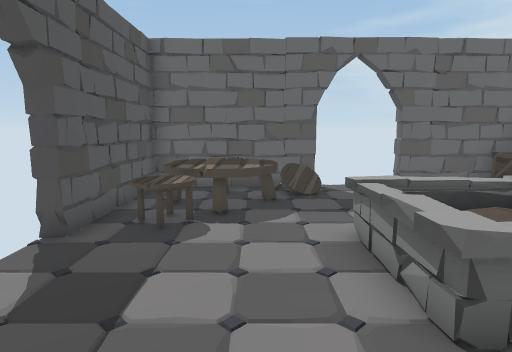
View 1 (above)

12 first-person views from a walk through a scene from a Unity 3-D project. The camera is 1.2 m above the floor, tilts 8° down and sees 75° across. The floor is counted in squares, 0.6 m on a side. Each view is taken from the middle of a square. On the plan, view 1 faces up. The plan holds only what a view shows up to about 18 squares ahead; the rest is blank. The player is left out.

View 2
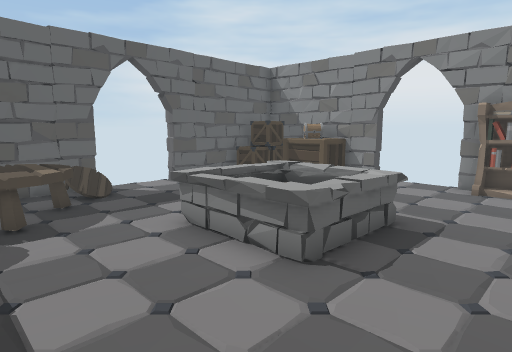

View 3
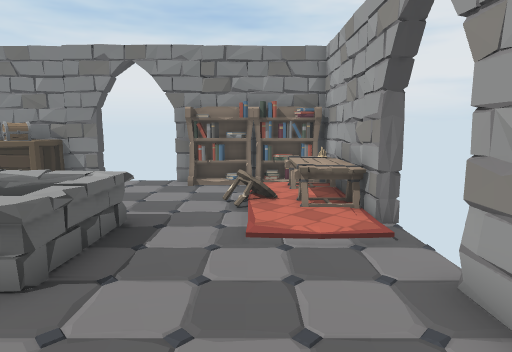

View 4
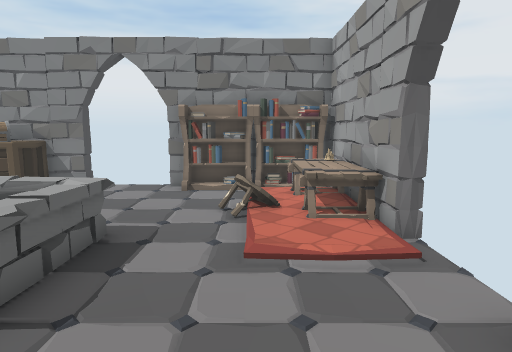

View 5
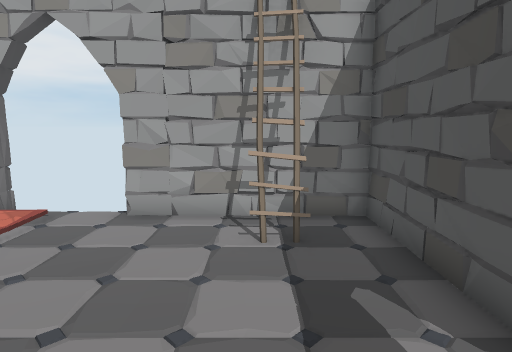

View 6
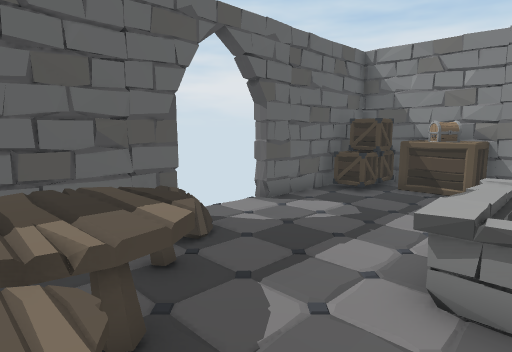

View 7
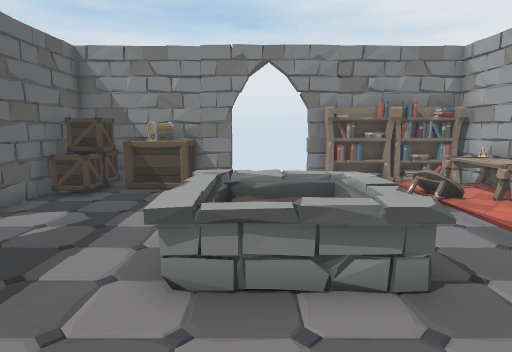

View 8
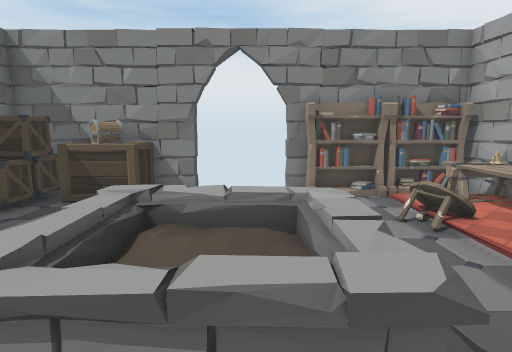

View 9
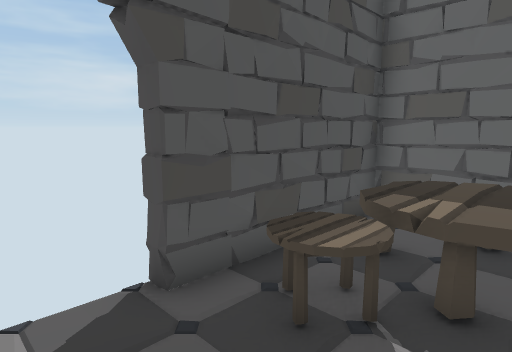

View 10
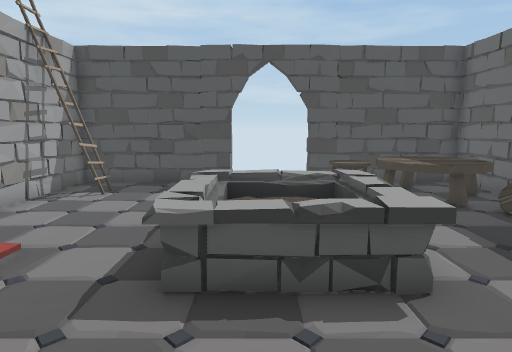

View 11
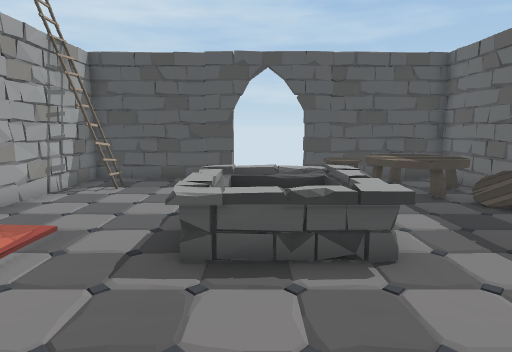

View 12
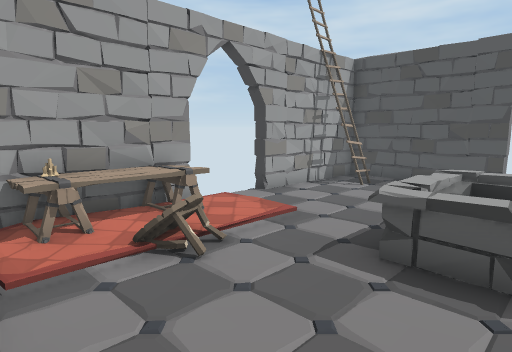

### Floor plan
Key: @ floor where view 1 was taken; # wall or solid block; . floor; / step, stairs or slope; = window, fence, low wall or low ledge; ^ raised ledge; T table; C crate; H chest; B bookshelf; R rug; A candle; L ladder.
Columns run from 4 left of view 1 to 11 right of it. Each row starts with its distance up from view 1.
 12 #######  #######
 11 #.=TTT .... CCC#
 10 #.TTT//.....CCC#
  9 #.TTTT.......CH#
  8 #.TTT........HH#
  7 #TTT........ CC#
  6 # T...^^^^..   #
  5  .....^^^=.. ..
  4  .....=^^^.....
  3 #.....^^^=.... #
  2 #.............B#
  1 #.............B#
  0 # ..@.....RT..B#
 -1 # LL.....RTTTTB#
 -2  #LL ....RTTATB#
 -3  ######  #######

Where each view was taken, in squares from view 1:
view 1: 0 up, 0 right, facing up
view 2: 0 up, 2 left, facing up-right
view 3: 0 up, 2 left, facing right
view 4: 0 up, 1 left, facing right
view 5: 5 up, 1 left, facing down
view 6: 5 up, 2 left, facing up-right
view 7: 5 up, 2 left, facing right
view 8: 4 up, 0 right, facing right
view 9: 4 up, 0 right, facing up-left
view 10: 4 up, 9 right, facing left
view 11: 4 up, 10 right, facing left
view 12: 5 up, 10 right, facing down-left
